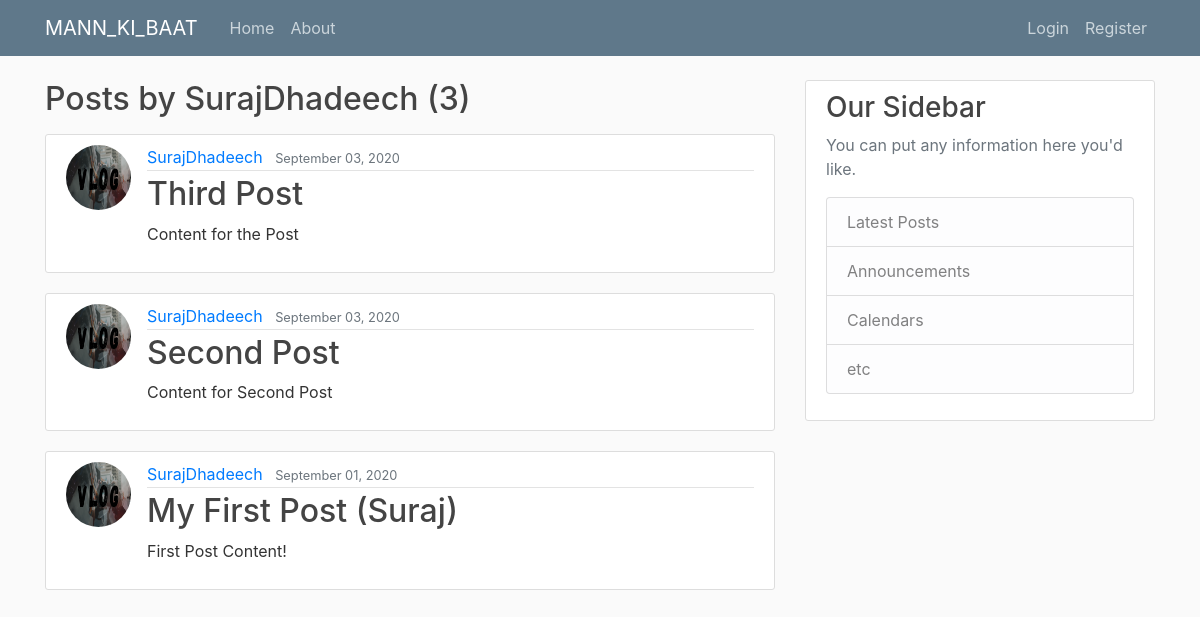
/user/SurajDhadeech/, run on the app's committed database.
### blog/models.py (models this page shows, shortened)
class Post(models.Model):
    title = models.CharField(max_length=100)
    content = models.TextField()
    date_posted = models.DateTimeField(default=timezone.now)
    author = models.ForeignKey(User, on_delete=models.CASCADE)

### users/models.py (models this page shows, shortened)
class Profile(models.Model):
    user = models.OneToOneField(User, on_delete=models.CASCADE)
    image = models.ImageField(default='default.png', upload_to='profile_pics')

### blog/views.py (the view)
# urls.py: path('user/<str:username>/', UserPostListView.as_view(), name='user-posts'),
class UserPostListView(ListView):
    model = Post
    template_name = 'blog/user_posts.html'  # <app>/<model>_<viewtype>.html
    context_object_name = 'posts'  # By-default name of the variable is : 'object_list'
    paginate_by = 5
    def get_queryset(self):
        user = get_object_or_404(User, username=self.kwargs.get('username'))
        return Post.objects.filter(author=user).order_by('-date_posted')

### blog/templates/blog/user_posts.html (shortened to what this page needs)
{% extends "blog/base.html" %}
{% block content %}
    <h2 class="mb-3">Posts by {{ view.kwargs.username }} ({{ page_obj.paginator.count }})</h2>
    {% for post in posts %}
        <article class="media content-section">
          <img class="rounded-circle article-img" src="{{ post.author.profile.image.url }}">
          <div class="media-body">
            <div class="article-metadata">
              <a class="mr-2" href="{% url 'user-posts' post.author.username %}">{{ post.author }}</a>
              <small class="text-muted">{{ post.date_posted|date:"F d, Y" }}</small>
            </div>
            <h2><a class="article-title" href="{% url 'post-detail' post.id %}">{{ post.title }}</a></h2>
            <p class="article-content">{{ post.content }}</p>
          </div>
        </article>
    {% endfor %}
{% endblock content %}

### blog/static/blog/main.css (style rules this page uses)
body { background: #fafafa; color: #333333; margin-top: 5rem; }
h1, h2, h3, h4, h5, h6 { color: #444444; }
.content-section { background: #ffffff; padding: 10px 20px; border: 1px solid #dddddd; border-radius: 3px; margin-bottom: 20px; }
.article-title { color: #444444; }
.article-content { white-space: pre-line; }
.article-img { height: 65px; width: 65px; margin-right: 16px; }
.article-metadata { padding-bottom: 1px; margin-bottom: 4px; border-bottom: 1px solid #e3e3e3 }

### data on the page
Post: author.profile.image (picture), author "SurajDhadeech", date_posted "September 03, 2020", title "Third Post", content "Content for the Post"
Post: author.profile.image (picture), author "SurajDhadeech", date_posted "September 03, 2020", title "Second Post", content "Content for Second Post"
Post: author.profile.image (picture), author "SurajDhadeech", date_posted "September 01, 2020", title "My First Post (Suraj)", content "First Post Content!"

### other printed values
{{ view.kwargs.username }} "SurajDhadeech"
{{ page_obj.paginator.count }} "3"
